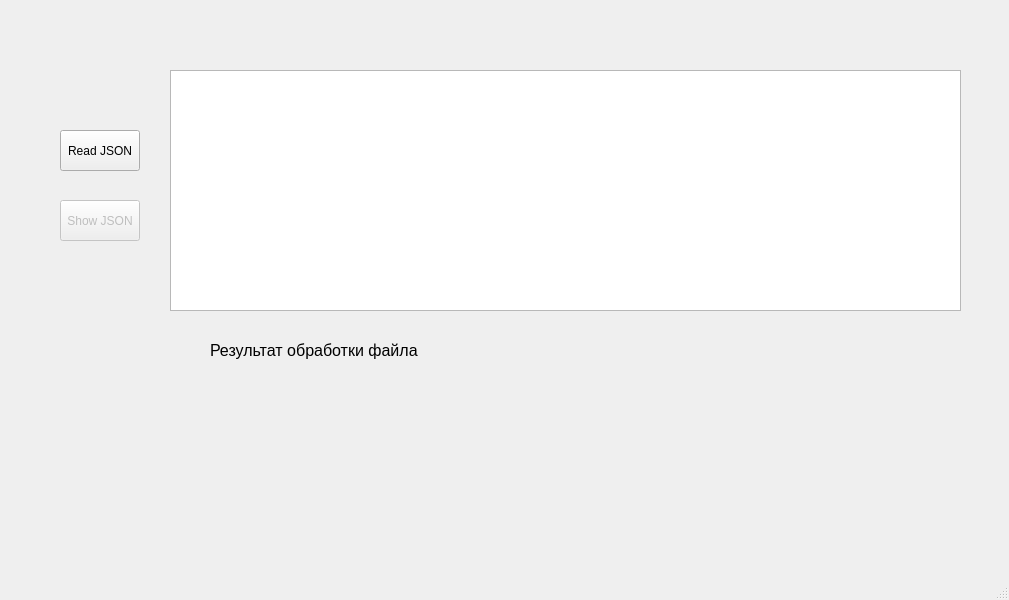
<?xml version="1.0" encoding="UTF-8"?>
<ui version="4.0">
 <class>MainWindow</class>
 <widget class="QMainWindow" name="MainWindow">
  <property name="geometry">
   <rect>
    <x>0</x>
    <y>0</y>
    <width>1009</width>
    <height>600</height>
   </rect>
  </property>
  <property name="windowTitle">
   <string>MainWindow</string>
  </property>
  <widget class="QWidget" name="centralwidget">
   <widget class="QColumnView" name="colView">
    <property name="geometry">
     <rect>
      <x>170</x>
      <y>70</y>
      <width>791</width>
      <height>241</height>
     </rect>
    </property>
    <property name="font">
     <font>
      <pointsize>8</pointsize>
     </font>
    </property>
    <property name="editTriggers">
     <set>QAbstractItemView::DoubleClicked</set>
    </property>
    <property name="resizeGripsVisible">
     <bool>true</bool>
    </property>
   </widget>
   <widget class="QPushButton" name="btnShowJson">
    <property name="enabled">
     <bool>false</bool>
    </property>
    <property name="geometry">
     <rect>
      <x>60</x>
      <y>200</y>
      <width>80</width>
      <height>41</height>
     </rect>
    </property>
    <property name="text">
     <string>Show JSON</string>
    </property>
   </widget>
   <widget class="QPushButton" name="btnReadJson">
    <property name="geometry">
     <rect>
      <x>60</x>
      <y>130</y>
      <width>80</width>
      <height>41</height>
     </rect>
    </property>
    <property name="text">
     <string>Read JSON</string>
    </property>
   </widget>
   <widget class="QLabel" name="resultLabel">
    <property name="geometry">
     <rect>
      <x>210</x>
      <y>330</y>
      <width>661</width>
      <height>41</height>
     </rect>
    </property>
    <property name="font">
     <font>
      <pointsize>12</pointsize>
      <weight>50</weight>
      <bold>false</bold>
      <stylestrategy>PreferAntialias</stylestrategy>
     </font>
    </property>
    <property name="text">
     <string>Результат обработки файла</string>
    </property>
   </widget>
  </widget>
  <widget class="QMenuBar" name="menubar">
   <property name="geometry">
    <rect>
     <x>0</x>
     <y>0</y>
     <width>1009</width>
     <height>20</height>
    </rect>
   </property>
  </widget>
  <widget class="QStatusBar" name="statusbar"/>
 </widget>
 <resources/>
 <connections/>
</ui>
